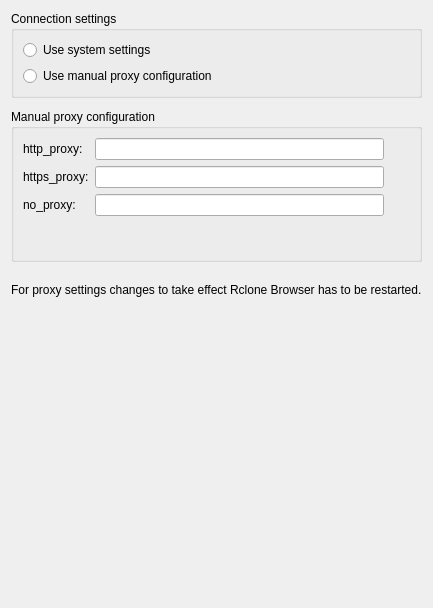
     <widget class="QWidget" name="tab">
      <attribute name="title">
       <string>Proxy</string>
      </attribute>
      <layout class="QVBoxLayout" name="verticalLayout_3">
       <item>
        <widget class="QGroupBox" name="groupBox_6">
         <property name="title">
          <string>Connection settings</string>
         </property>
         <layout class="QGridLayout" name="gridLayout_2">
          <item row="1" column="0">
           <widget class="QRadioButton" name="useSystemSettings">
            <property name="text">
             <string>Use system settings</string>
            </property>
           </widget>
          </item>
          <item row="2" column="0">
           <widget class="QRadioButton" name="useProxy">
            <property name="text">
             <string>Use manual proxy configuration</string>
            </property>
           </widget>
          </item>
         </layout>
        </widget>
       </item>
       <item>
        <spacer name="verticalSpacer4">
         <property name="orientation">
          <enum>Qt::Vertical</enum>
         </property>
         <property name="sizeType">
          <enum>QSizePolicy::Fixed</enum>
         </property>
         <property name="sizeHint" stdset="0">
          <size>
           <width>0</width>
           <height>5</height>
          </size>
         </property>
        </spacer>
       </item>
       <item>
        <widget class="QGroupBox" name="groupBox_8">
         <property name="title">
          <string>Manual proxy configuration</string>
         </property>
         <layout class="QGridLayout" name="gridLayout_5">
          <item row="4" column="1">
           <widget class="QLineEdit" name="no_proxy">
            <property name="sizePolicy">
             <sizepolicy hsizetype="Expanding" vsizetype="MinimumExpanding">
              <horstretch>0</horstretch>
              <verstretch>0</verstretch>
             </sizepolicy>
            </property>
            <property name="toolTip">
             <string>e.g. localhost,127.0.0.0/8,cs.aliyuncs.com</string>
            </property>
           </widget>
          </item>
          <item row="7" column="2">
           <spacer name="verticalSpacer_4">
            <property name="orientation">
             <enum>Qt::Vertical</enum>
            </property>
            <property name="sizeHint" stdset="0">
             <size>
              <width>20</width>
              <height>0</height>
             </size>
            </property>
           </spacer>
          </item>
          <item row="0" column="1">
           <widget class="QLineEdit" name="http_proxy">
            <property name="sizePolicy">
             <sizepolicy hsizetype="Expanding" vsizetype="MinimumExpanding">
              <horstretch>0</horstretch>
              <verstretch>0</verstretch>
             </sizepolicy>
            </property>
            <property name="toolTip">
             <string>e.g. http://127.0.0.1:1087</string>
            </property>
           </widget>
          </item>
          <item row="6" column="1" colspan="2">
           <widget class="QLabel" name="info_2">
            <property name="sizePolicy">
             <sizepolicy hsizetype="Expanding" vsizetype="MinimumExpanding">
              <horstretch>0</horstretch>
              <verstretch>0</verstretch>
             </sizepolicy>
            </property>
            <property name="text">
             <string>&lt;html&gt;&lt;head/&gt;&lt;body&gt;&lt;p&gt;&lt;br/&gt;&lt;/p&gt;&lt;/body&gt;&lt;/html&gt;</string>
            </property>
           </widget>
          </item>
          <item row="2" column="1">
           <widget class="QLineEdit" name="https_proxy">
            <property name="sizePolicy">
             <sizepolicy hsizetype="Expanding" vsizetype="MinimumExpanding">
              <horstretch>0</horstretch>
              <verstretch>0</verstretch>
             </sizepolicy>
            </property>
            <property name="toolTip">
             <string>e.g. https://127.0.0.1:1087</string>
            </property>
           </widget>
          </item>
          <item row="0" column="0">
           <widget class="QLabel" name="label_3">
            <property name="text">
             <string>http_proxy:</string>
            </property>
            <property name="buddy">
             <cstring>http_proxy</cstring>
            </property>
           </widget>
          </item>
          <item row="2" column="0">
           <widget class="QLabel" name="label_4">
            <property name="text">
             <string>https_proxy:</string>
            </property>
            <property name="buddy">
             <cstring>https_proxy</cstring>
            </property>
           </widget>
          </item>
          <item row="4" column="0">
           <widget class="QLabel" name="label_5">
            <property name="text">
             <string>no_proxy:</string>
            </property>
            <property name="buddy">
             <cstring>no_proxy</cstring>
            </property>
           </widget>
          </item>
         </layout>
        </widget>
       </item>
       <item>
        <spacer name="verticalSpacer_5a">
         <property name="orientation">
          <enum>Qt::Vertical</enum>
         </property>
         <property name="sizeType">
          <enum>QSizePolicy::Expanding</enum>
         </property>
         <property name="sizeHint" stdset="0">
          <size>
           <width>0</width>
           <height>15</height>
          </size>
         </property>
        </spacer>
       </item>
       <item>
        <widget class="QLabel" name="info_4">
         <property name="sizePolicy">
          <sizepolicy hsizetype="MinimumExpanding" vsizetype="Preferred">
           <horstretch>0</horstretch>
           <verstretch>0</verstretch>
          </sizepolicy>
         </property>
         <property name="text">
          <string>For proxy settings changes to take effect Rclone Browser has to be restarted.</string>
         </property>
        </widget>
       </item>
       <item>
        <spacer name="verticalSpacer_5">
         <property name="orientation">
          <enum>Qt::Vertical</enum>
         </property>
         <property name="sizeType">
          <enum>QSizePolicy::Expanding</enum>
         </property>
         <property name="sizeHint" stdset="0">
          <size>
           <width>0</width>
           <height>300</height>
          </size>
         </property>
        </spacer>
       </item>
      </layout>
     </widget>
